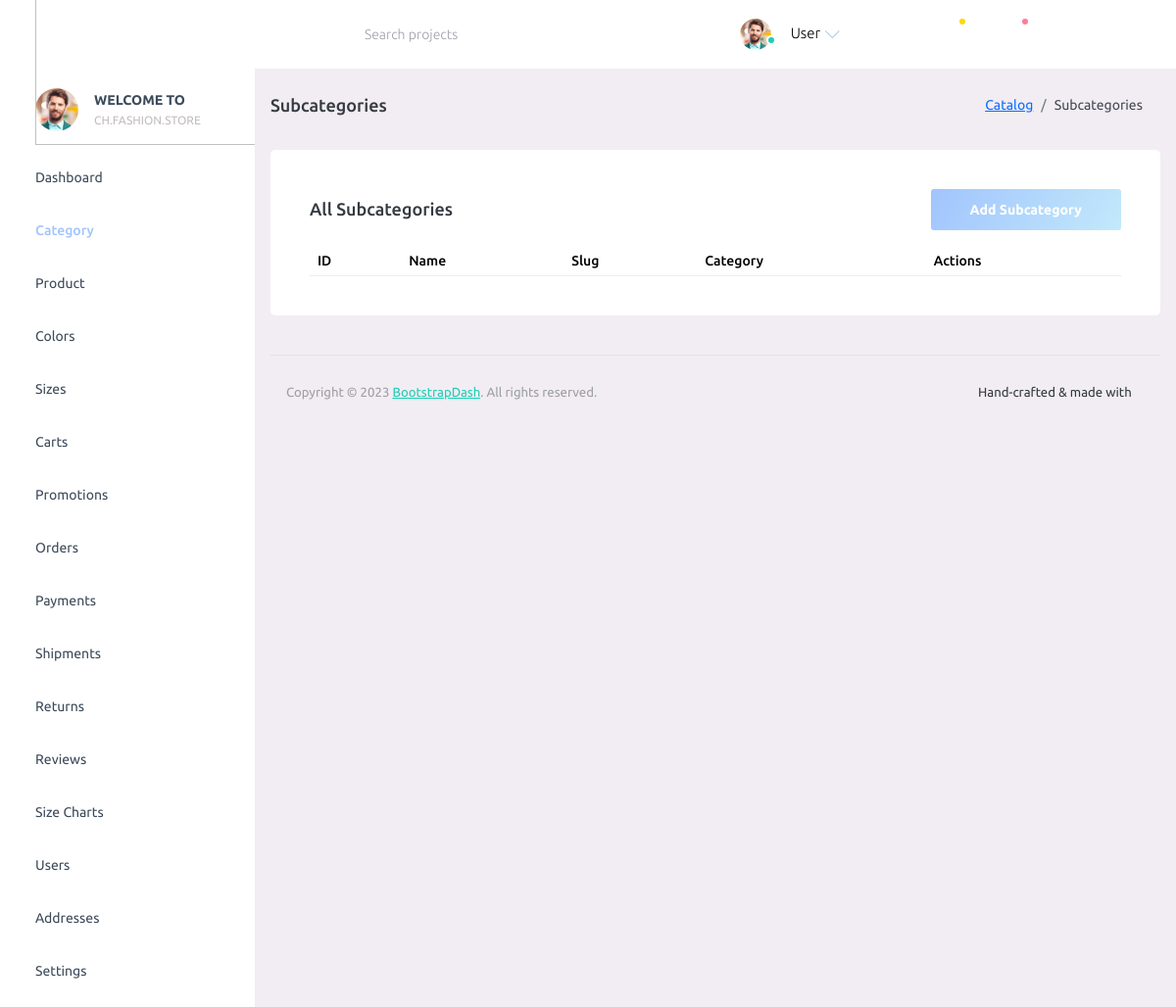
The page /admin/?p=subcategories on the database as committed earlier.
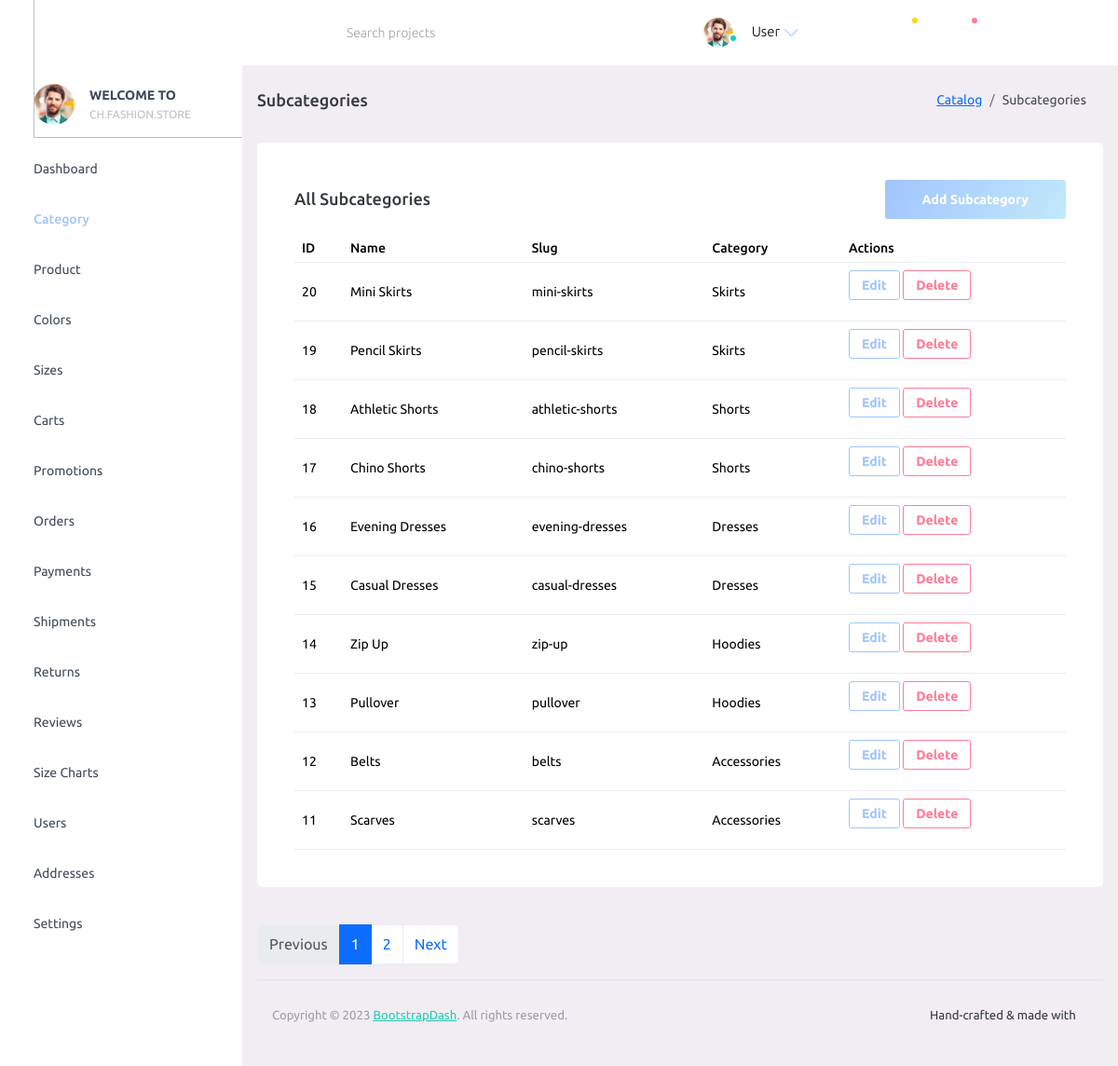
The same page on the database as committed later.
### tables this page shows
CREATE TABLE subcategories (
  id BIGINT UNSIGNED AUTO_INCREMENT PRIMARY KEY,
  category_id BIGINT UNSIGNED NOT NULL,
  name VARCHAR(150) NOT NULL,
  slug VARCHAR(180) NOT NULL,
  UNIQUE KEY uniq_subcategories_category_slug (category_id, slug),
  CONSTRAINT fk_subcategories_category FOREIGN KEY (category_id) REFERENCES categories(id) ON DELETE CASCADE,
  INDEX idx_subcategories_category (category_id)
);

CREATE TABLE IF NOT EXISTS `categories` (
  `id` bigint(20) UNSIGNED NOT NULL AUTO_INCREMENT,
  `name` varchar(150) NOT NULL,
  `slug` varchar(180) NOT NULL,
  `parent_id` bigint(20) UNSIGNED DEFAULT NULL,
  PRIMARY KEY (`id`),
  UNIQUE KEY `slug` (`slug`),
  KEY `fk_categories_parent` (`parent_id`)
);

### admin/config/database.php (called while the page is built)
<?php
function db(): PDO
{
      static $pdo = null;
      if ($pdo instanceof PDO) {
            return $pdo;
      }
      $dsn = getenv('FS_DB_DSN') ?: 'mysql:host=127.0.0.1;port=3306;dbname=fashionstore;charset=utf8mb4';
      $user = getenv('FS_DB_USER') ?: 'root';
      $pass = getenv('FS_DB_PASS') ?: '';
      $options = [
            PDO::ATTR_ERRMODE => PDO::ERRMODE_EXCEPTION,
            PDO::ATTR_DEFAULT_FETCH_MODE => PDO::FETCH_ASSOC,
            PDO::ATTR_EMULATE_PREPARES => false,
      ];
      $pdo = new PDO($dsn, $user, $pass, $options);
      try {
            $pdo->exec("SET SESSION sql_mode='STRICT_TRANS_TABLES,ERROR_FOR_DIVISION_BY_ZERO,NO_ENGINE_SUBSTITUTION'");
      } catch (Throwable $e) {
      }
      return $pdo;
}

### admin/config/function.php (called while the page is built, shortened)
<?php
require_once __DIR__ . '/database.php';
function db_all(string $sql, array $params = []): array
{
      $stmt = db()->prepare($sql);
      $stmt->execute($params);
      return $stmt->fetchAll();
}

### admin/pages/subcategories.php (the view, shortened to what the rows shown need)
<?php
require_once __DIR__ . '/../config/function.php';
$page = max(1, (int)($_GET['page'] ?? 1));
$perPage = 10;
$offset = ($page - 1) * $perPage;
$subcats = db_all('SELECT s.id, s.name, s.slug, s.category_id, c.name AS category_name FROM subcategories s JOIN categories c ON c.id = s.category_id ORDER BY s.id DESC LIMIT ? OFFSET ?', [$perPage, $offset]);
?>
<div class="row">
      <div class="col-lg-12 grid-margin stretch-card">
            <div class="card">
                  <div class="card-body">
                        <div class="table-responsive">
                              <table class="table" id="subcategories-table">
                                    <thead>
                                          <tr>
                                                <th>ID</th>
                                                <th>Name</th>
                                                <th>Slug</th>
                                                <th>Category</th>
                                                <th>Actions</th>
                                          </tr>
                                    </thead>
                                    <tbody>
                                          <?php foreach ($subcats as $s): ?>
                                                <tr>
                                                      <td><?php echo (int)$s['id']; ?></td>
                                                      <td><?php echo htmlspecialchars($s['name'], ENT_QUOTES); ?></td>
                                                      <td><?php echo htmlspecialchars($s['slug'], ENT_QUOTES); ?></td>
                                                      <td><?php echo htmlspecialchars($s['category_name'], ENT_QUOTES); ?></td>
                                                      <td>
                                                            <button type="button" class="btn btn-sm btn-outline-primary" data-bs-toggle="modal" data-bs-target="#editSubcategoryModal-<?php echo (int)$s['id']; ?>">Edit</button>
                                                            <form method="post" style="display:inline-block" onsubmit="return confirm('Delete this subcategory?');">
                                                                  <button type="submit" class="btn btn-sm btn-outline-danger">Delete</button>
                                                            </form>
                                                      </td>
                                                </tr>
                                          <?php endforeach; ?>
                                    </tbody>
                              </table>
                        </div>
                  </div>
            </div>
      </div>
</div>

Rows that differ between the two databases and show on the page:
added subcategories: id "20", name "Mini Skirts", slug "mini-skirts", category.name "Skirts"
added subcategories: id "19", name "Pencil Skirts", slug "pencil-skirts", category.name "Skirts"
added subcategories: id "18", name "Athletic Shorts", slug "athletic-shorts", category.name "Shorts"
added subcategories: id "17", name "Chino Shorts", slug "chino-shorts", category.name "Shorts"
added subcategories: id "16", name "Evening Dresses", slug "evening-dresses", category.name "Dresses"
added subcategories: id "15", name "Casual Dresses", slug "casual-dresses", category.name "Dresses"
added subcategories: id "14", name "Zip Up", slug "zip-up", category.name "Hoodies"
added subcategories: id "13", name "Pullover", slug "pullover", category.name "Hoodies"
added subcategories: id "12", name "Belts", slug "belts", category.name "Accessories"
added subcategories: id "11", name "Scarves", slug "scarves", category.name "Accessories"
Other text that changed with them:
text now shown: "Previous Next"
new list line: "1"
new list line: "2"
